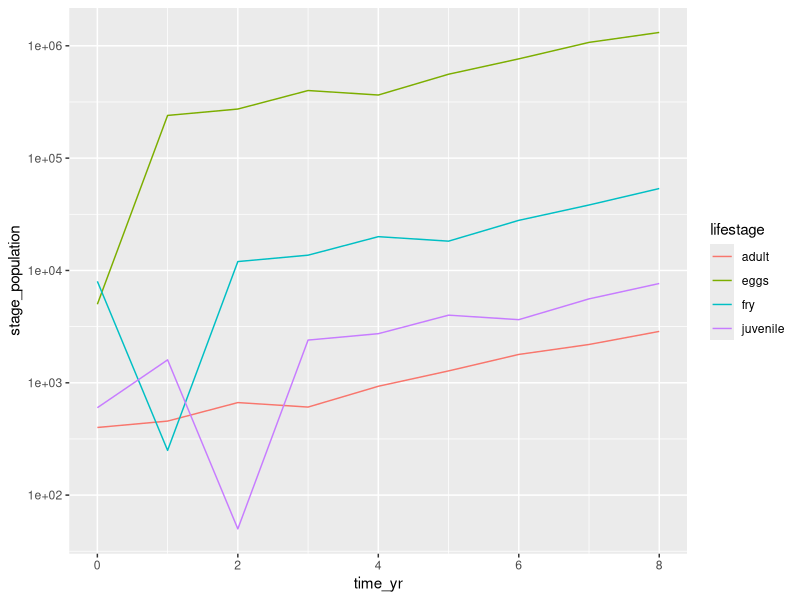
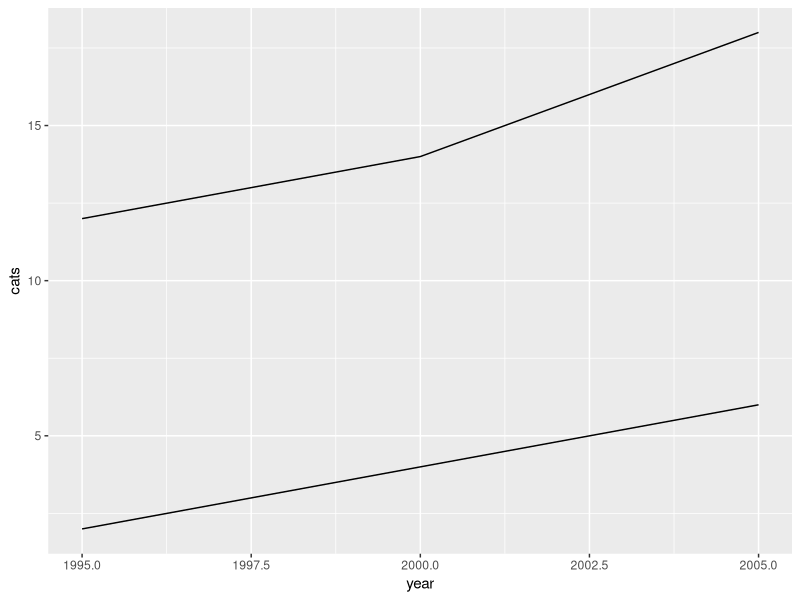

Reproduce these figures in R, in order. (Note: this script raises an error after producing the figures.)
## ---- chunk 1
knitr::opts_chunk$set(echo = TRUE)
library(tidyverse)
## ---- chunk 2
# Make the Leslie Matrix:
fish_leslie <- matrix(c(0, 0, 0, 600, 0.05, 0, 0, 0, 0, 0.20, 0, 0, 0, 0, 0.16, 0.9), nrow = 4, ncol = 4, byrow = TRUE)

# Check it out: 
fish_leslie
## ---- chunk 3
# Initial population structure (Roe, Fry, Juvenile, Adult): 
fish_year0 <- c(5000, 8000, 600, 400)
## ---- chunk 4
# Model projections

# ------ WHAT HAPPENS HERE? ------ #
# ------ comment line-by-line ---- #

# The line below...
time_yr <- seq(from = 0, to = 8, by = 1)

# creates a vector with the period range for which we want to model fish population

# The line below...
# --- creates a storage matrix with the columns = fish_year0 values ; rows = projection year
proj_year <- matrix(ncol = length(fish_year0), nrow = length(time_yr))

# The line below...
# --- populates the 1st row of the storage matrix with the initial condition in year 0
# --- the rest of the rows will be set to NA at this step
proj_year[1, ] <- fish_year0



# The for loop below...
# --- populates the remaining rows of the matrix [2:8] using dotproduct between fish_leslie matrix and the vector with the fish population values from the previous cycle
# --- the first row has already been populated in the previous step
for (i in 2:length(time_yr)) {
  # --- proj_year[i-1,] returns the vector with the values of the fish population from the previous cycle
  proj_year[i,] <- fish_leslie %*% proj_year[i-1,]
}

# The rest is wrangling & visualization (run to check it out):
# --- assign the column names to the proj_year matrix
colnames(proj_year) <- c("eggs", "fry", "juvenile", "adult")

# --- convert data in the format friendly to plot different categories on a single chart (here: lifestages)
proj_df <- data.frame(time_yr, proj_year) %>% 
  # --- pivot longer for all lines excluding time_yr ("-time_yr")
  # --- pivot longer allows to merge multiple columns into a single column
  pivot_longer(cols = -time_yr, names_to = "lifestage", values_to = "stage_population")

ggplot(data = proj_df, aes(x = time_yr, y = stage_population)) +
  geom_line(aes(color = lifestage)) +
  scale_y_log10()

## ---- chunk 5
demo <- data.frame(year = c(1995, 2000, 2005),
                   dogs = c(2, 4, 6),
                   cats = c(12, 14, 18))

## ---- chunk 6
ggplot(data = demo) +
  geom_line(aes(x= year, y = cats)) +
  geom_line(aes(x= year, y = dogs)) 
## ---- chunk 7

demo <- pivot_longer(cols = c(cats, dogs), names_to = "species", values_to = "count" )
